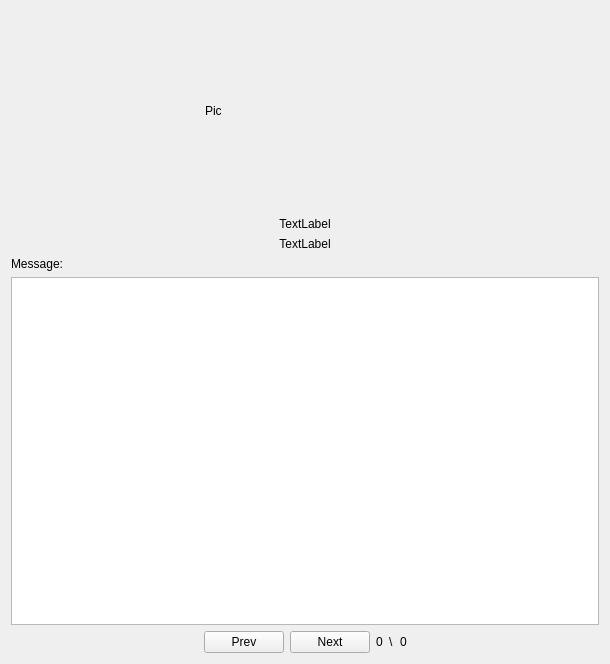
<?xml version="1.0" encoding="UTF-8"?>
<ui version="4.0">
 <class>Form</class>
 <widget class="QWidget" name="Form">
  <property name="geometry">
   <rect>
    <x>0</x>
    <y>0</y>
    <width>610</width>
    <height>664</height>
   </rect>
  </property>
  <property name="windowTitle">
   <string>Form</string>
  </property>
  <layout class="QVBoxLayout" name="verticalLayout">
   <item>
    <layout class="QHBoxLayout" name="horizontalLayout">
     <item>
      <spacer name="horizontalSpacer">
       <property name="orientation">
        <enum>Qt::Horizontal</enum>
       </property>
       <property name="sizeHint" stdset="0">
        <size>
         <width>40</width>
         <height>20</height>
        </size>
       </property>
      </spacer>
     </item>
     <item>
      <widget class="QLabel" name="pictureLabel">
       <property name="minimumSize">
        <size>
         <width>200</width>
         <height>200</height>
        </size>
       </property>
       <property name="maximumSize">
        <size>
         <width>200</width>
         <height>200</height>
        </size>
       </property>
       <property name="text">
        <string>Pic</string>
       </property>
      </widget>
     </item>
     <item>
      <spacer name="horizontalSpacer_2">
       <property name="orientation">
        <enum>Qt::Horizontal</enum>
       </property>
       <property name="sizeHint" stdset="0">
        <size>
         <width>40</width>
         <height>20</height>
        </size>
       </property>
      </spacer>
     </item>
    </layout>
   </item>
   <item>
    <widget class="QLabel" name="nameLabel">
     <property name="text">
      <string>TextLabel</string>
     </property>
     <property name="alignment">
      <set>Qt::AlignCenter</set>
     </property>
    </widget>
   </item>
   <item>
    <widget class="QLabel" name="specialityLabel">
     <property name="text">
      <string>TextLabel</string>
     </property>
     <property name="alignment">
      <set>Qt::AlignCenter</set>
     </property>
    </widget>
   </item>
   <item>
    <widget class="QLabel" name="label_2">
     <property name="text">
      <string>Message:</string>
     </property>
    </widget>
   </item>
   <item>
    <widget class="QTextEdit" name="messageText">
     <property name="readOnly">
      <bool>true</bool>
     </property>
    </widget>
   </item>
   <item>
    <layout class="QVBoxLayout" name="verticalLayout_2">
     <item>
      <layout class="QHBoxLayout" name="horizontalLayout_2">
       <item>
        <spacer name="horizontalSpacer_4">
         <property name="orientation">
          <enum>Qt::Horizontal</enum>
         </property>
         <property name="sizeHint" stdset="0">
          <size>
           <width>40</width>
           <height>20</height>
          </size>
         </property>
        </spacer>
       </item>
       <item>
        <widget class="QPushButton" name="prevButton">
         <property name="maximumSize">
          <size>
           <width>16777215</width>
           <height>16777215</height>
          </size>
         </property>
         <property name="text">
          <string>Prev</string>
         </property>
        </widget>
       </item>
       <item>
        <widget class="QPushButton" name="nextButton">
         <property name="text">
          <string>Next</string>
         </property>
        </widget>
       </item>
       <item>
        <widget class="QLabel" name="currentLabel">
         <property name="text">
          <string>0</string>
         </property>
        </widget>
       </item>
       <item>
        <widget class="QLabel" name="label_4">
         <property name="text">
          <string>\</string>
         </property>
        </widget>
       </item>
       <item>
        <widget class="QLabel" name="totalLabel">
         <property name="text">
          <string>0</string>
         </property>
        </widget>
       </item>
       <item>
        <spacer name="horizontalSpacer_3">
         <property name="orientation">
          <enum>Qt::Horizontal</enum>
         </property>
         <property name="sizeHint" stdset="0">
          <size>
           <width>40</width>
           <height>20</height>
          </size>
         </property>
        </spacer>
       </item>
      </layout>
     </item>
    </layout>
   </item>
  </layout>
 </widget>
 <resources/>
 <connections/>
</ui>
